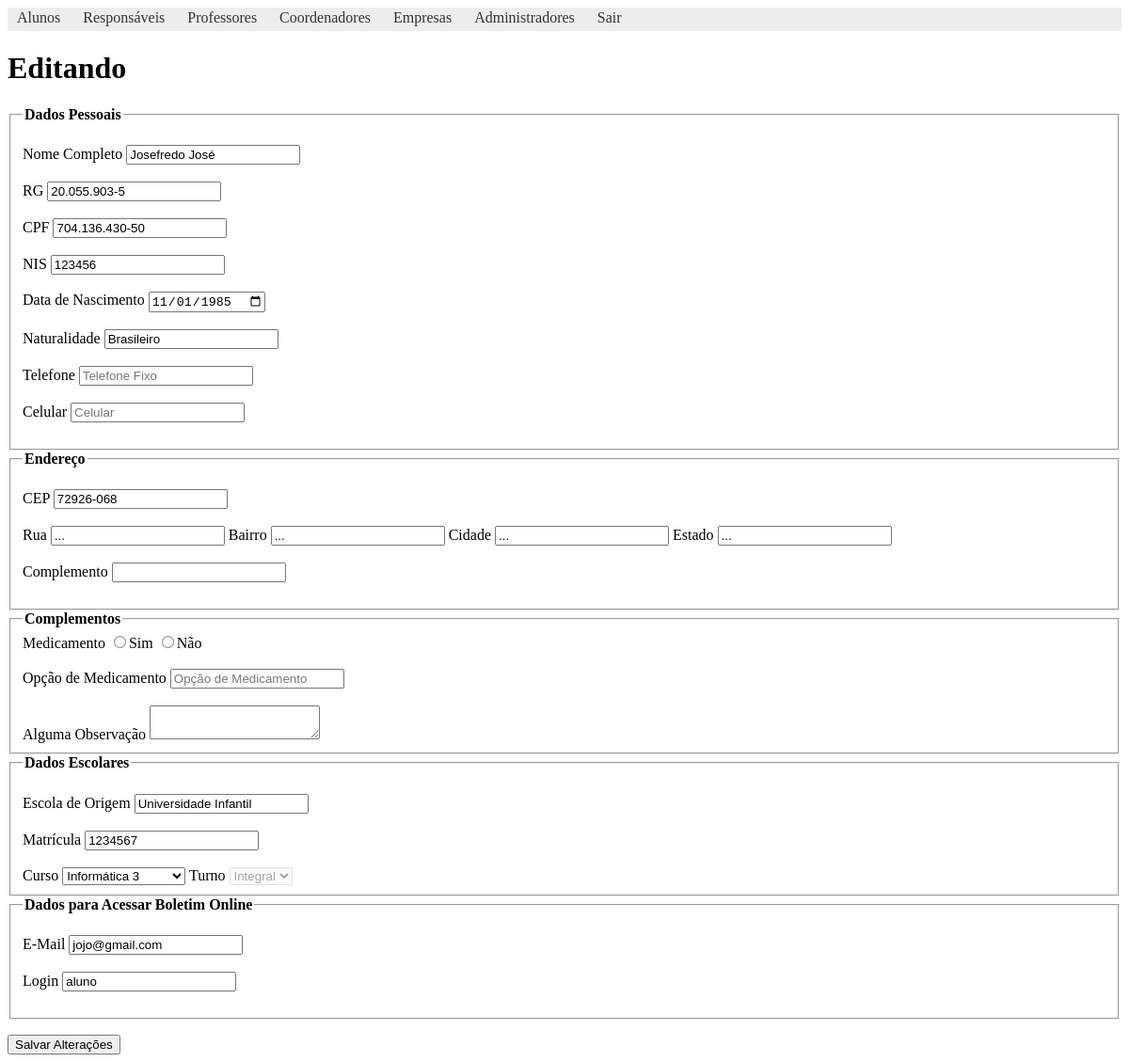
The page /views/aluno/novo-editar-aluno.php?id=1 (signed in) on the database its author committed.
### tables this page shows
CREATE TABLE `alunos` (
  `id` int(11) NOT NULL AUTO_INCREMENT,
  `id_curso` int(11) NOT NULL,
  `nome` varchar(150) NOT NULL,
  `matricula` varchar(20) NOT NULL,
  `num_chamada` int(2) NOT NULL,
  `data_nascimento` date NOT NULL,
  `naturalidade` varchar(30) NOT NULL,
  `rg` varchar(20) NOT NULL,
  `cpf` varchar(20) NOT NULL,
  `nis` varchar(20) NOT NULL,
  `cep` varchar(20) NOT NULL,
  `complemento_endereco` varchar(50) NOT NULL,
  `turno` varchar(20) NOT NULL,
  `data_cadastro` date NOT NULL,
  `escola_origem` varchar(100) NOT NULL,
  `opcao_medicamento` varchar(50) DEFAULT NULL,
  `medicamento` varchar(50) DEFAULT NULL,
  `telefone` varchar(20) DEFAULT NULL,
  `celular` varchar(20) DEFAULT NULL,
  `comentario` text,
  `login` varchar(100) NOT NULL,
  `email` varchar(100) NOT NULL,
  `senha` varchar(100) NOT NULL,
  PRIMARY KEY (`id`),
  UNIQUE KEY `matricula` (`matricula`),
  KEY `alunos_fk0` (`id_curso`),
  CONSTRAINT `alunos_fk0` FOREIGN KEY (`id_curso`) REFERENCES `cursos` (`id`)
);

### app/models/Aluno.php (called while the page is built, shortened)
<?php
	function buscarAluno($id)
	{
		$conn = iniciarConexao();
		$stmt = $conn->prepare("SELECT * FROM alunos WHERE id = ?");
		$stmt->bindParam(1, $id);
		if($stmt->execute() && $stmt->rowCount() > 0){
			$aluno = $stmt->fetch(PDO::FETCH_OBJ);
		}
		return $aluno;
	}

### app/models/Curso.php (called while the page is built, shortened)
<?php
    function listarCursos()
    {
        $conn = iniciarConexao();
        $stmt = $conn->prepare("SELECT * FROM cursos ORDER BY nome ASC");
        if($stmt->execute() && $stmt->rowCount() > 0){
            $cursos= $stmt->fetchAll(PDO::FETCH_ASSOC);
        }
        return $cursos;
    }

### views/aluno/novo-editar-aluno.php (the view, shortened to what this page needs)
<?php
include_once '../../app/models/Curso.php';
include_once '../../app/models/Aluno.php';
include_once '../templates/includes/header.php';
$cursos = listarCursos();
$id_aluno = filter_input(INPUT_GET, 'id');
if(isset($id_aluno)){
	$aluno = buscarAluno($id_aluno);
}
?>
<h1><?= isset($id_aluno) ? "Editando" : "Novo Aluno"  ?></h1>
<form method="POST" action="../../app/routes.php">
	<fieldset>
		<legend><b>Dados Pessoais</b></legend>
		<br>
		<label>Nome Completo</label>
		<input type="text" name="nome" placeholder="Nome do Aluno" value="<?= isset($id_aluno) ? $aluno->nome : '' ?>" required /> <br><br>
		<label>RG</label>
		<input type="text" name="rg" placeholder="RG" value="<?= isset($id_aluno) ? $aluno->rg : '' ?>"/> <br><br>
		<label>CPF</label>
		<input type="text" name="cpf" placeholder="CPF" value="<?= isset($id_aluno) ? $aluno->cpf : '' ?>"/> <br><br>
		<label>NIS</label>
		<input type="text" name="nis" placeholder="NIS" value="<?= isset($id_aluno) ? $aluno->nis : '' ?>"/> <br><br>
		<label>Data de Nascimento</label>
		<input type="date" name="nascimento" placeholder="Data de Nascimento" required value="<?= isset($id_aluno) ? $aluno->data_nascimento : '' ?>"/> <br><br>
		<label>Naturalidade</label>
		<input type="text" name="naturalidade" placeholder="Naturalidade" required value="<?= isset($id_aluno) ? $aluno->naturalidade : '' ?>"/> <br><br>
		<label>Telefone</label>
		<input type="text" name="telefone" placeholder="Telefone Fixo" value="<?= isset($id_aluno) ? $aluno->telefone : '' ?>"/> <br><br>
		<label>Celular</label>
		<input type="text" name="celular" placeholder="Celular" value="<?= isset($id_aluno) ? $aluno->celular : '' ?>"/> <br><br>
	</fieldset>
	<fieldset>
		<legend><b>Endereço</b></legend>
		<br>
		<label>CEP</label>
		<input type="text" name="cep" id="cep" placeholder="CEP" required onblur="pesquisacep(this.value);" value="<?= isset($id_aluno) ? $aluno->cep : '' ?>"> <br><br>
		<label>Rua</label>
		<input type="text" name="rua" id="rua" readonly>
		<label>Bairro</label>
		<input type="text" name="bairro" id="bairro" readonly>
		<label>Cidade</label>
		<input type="text" name="cidade" id="cidade" readonly>
		<label>Estado</label>
		<input type="text" name="estado" id="uf" readonly> <br><br>
		<label>Complemento</label>
		<input type="text" name="complemento" value="<?= isset($id_aluno) ? $aluno->complemento_endereco : '' ?>"> <br><br>
	</fieldset>
	<fieldset>
		<legend><b>Complementos</b></legend>
		<label>Medicamento</label>
		<input type="radio" name="medicamento" value="Sim" onclick="habilitarCampo()"
		<?= isset($id_aluno) && $aluno->medicamento == "Sim" ? "checked" : '' ?>>Sim
		<input type="radio" name="medicamento" value="Nao" onclick="desabilitarCampo()"
		<?= isset($id_aluno) && $aluno->medicamento == "Nao" ? "checked" : '' ?>>Não
		<br><br>
		<label>Opção de Medicamento</label>
		<input type="text" name="opc_medicamento" id="opc_medic" placeholder="Opção de Medicamento" value="<?= isset($id_aluno) ? $aluno->opcao_medicamento : '' ?>"> <br><br>
		<label>Alguma Observação</label>
		<textarea name="observacao" placeholder="Obeservações">
			<?= isset($id_aluno) ? $aluno->comentario : '' ?>
		</textarea>
	</fieldset>
	<fieldset>
		<legend><b>Dados Escolares</b></legend>
		<br>
		<label>Escola de Origem</label>
		<input type="text" name="origem" required placeholder="Escola de Origem" value="<?= isset($id_aluno) ? $aluno->escola_origem : '' ?>"> <br><br>
		<label>Matrícula</label>
		<input type="text" name="matricula" id="matricula" value="<?= isset($id_aluno) ? $aluno->matricula : '' ?>" readonly> <br><br>
		<label>Curso</label>
		<select name="curso" required>
	 		<?php
            	foreach($cursos as $curso){
                	if($curso['id'] == $aluno->id_curso){
        	?>
            			<option value="<?= $curso['id'] ?>" selected><?= $curso['nome'] ?></option>
        			<?php }else{ ?>
            			<option value="<?= $curso['id'] ?>"><?= $curso['nome'] ?></option>
        	<?php } } ?>
		</select>
		<label>Turno</label>
		<select name="turno" disabled>
			<option value="Integral">Integral</option>
		</select>
	</fieldset>
	<fieldset>
		<legend><b>Dados para Acessar Boletim Online</b></legend>
		<br>
		<label>E-Mail</label>
		<input type="email" name="email" placeholder="E-Mail" value="<?= isset($id_aluno) ? $aluno->email : '' ?>"> <br><br>
		<label>Login</label>
		<input type="text" name="login" placeholder="Login" value="<?= isset($id_aluno) ? $aluno->login : '' ?>"> <br><br>
	</fieldset>
	<button type="submit"><?= isset($id_aluno) ? "Salvar Alterações" : "Concluir" ?></button>
</form>
<?php include_once '../templates/includes/footer.php'; ?>

### rows shown on the page
alunos: nome "Josefredo José", rg "20.055.903-5", cpf "704.136.430-50", nis "123456", nascimento "11/01/1985", naturalidade "Brasileiro", cep "72926-068", origem "Universidade Infantil", matricula "1234567", email "jojo@gmail.com", login "aluno"

### other values the page prints
form field curso "Informática 3"
